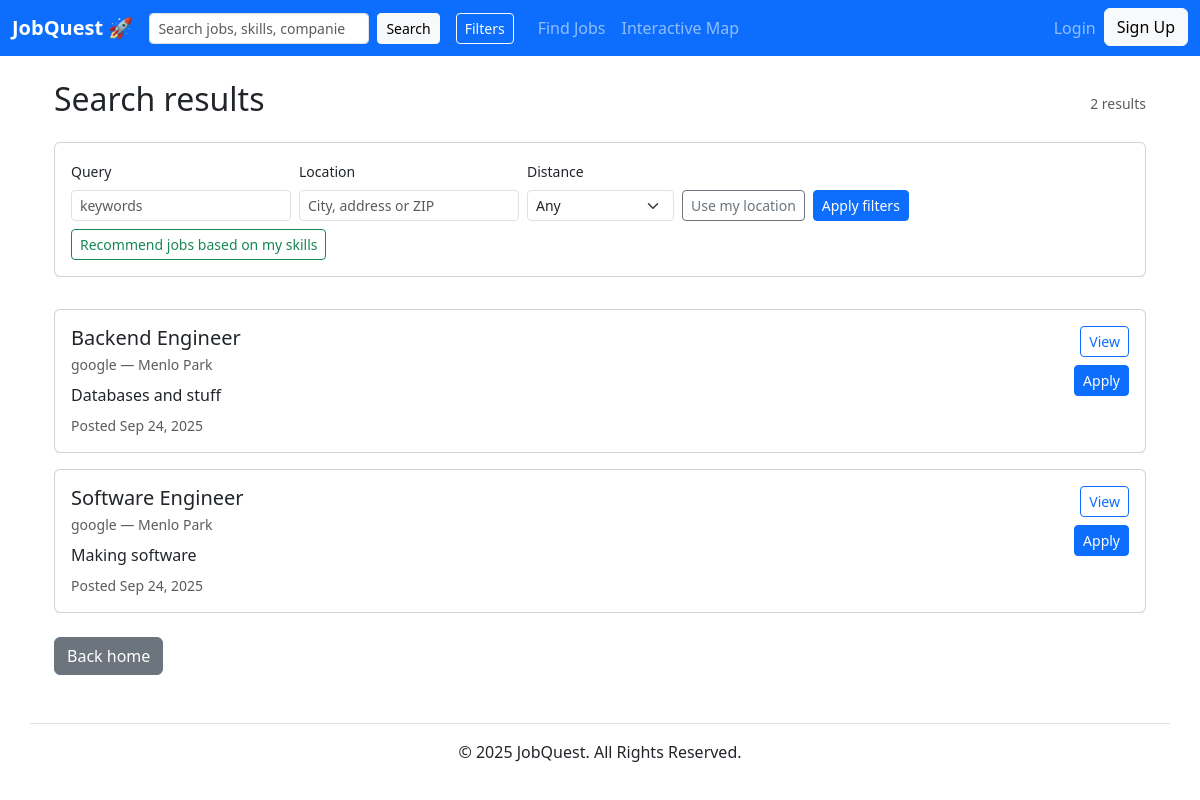
The app's page /search/, older data.
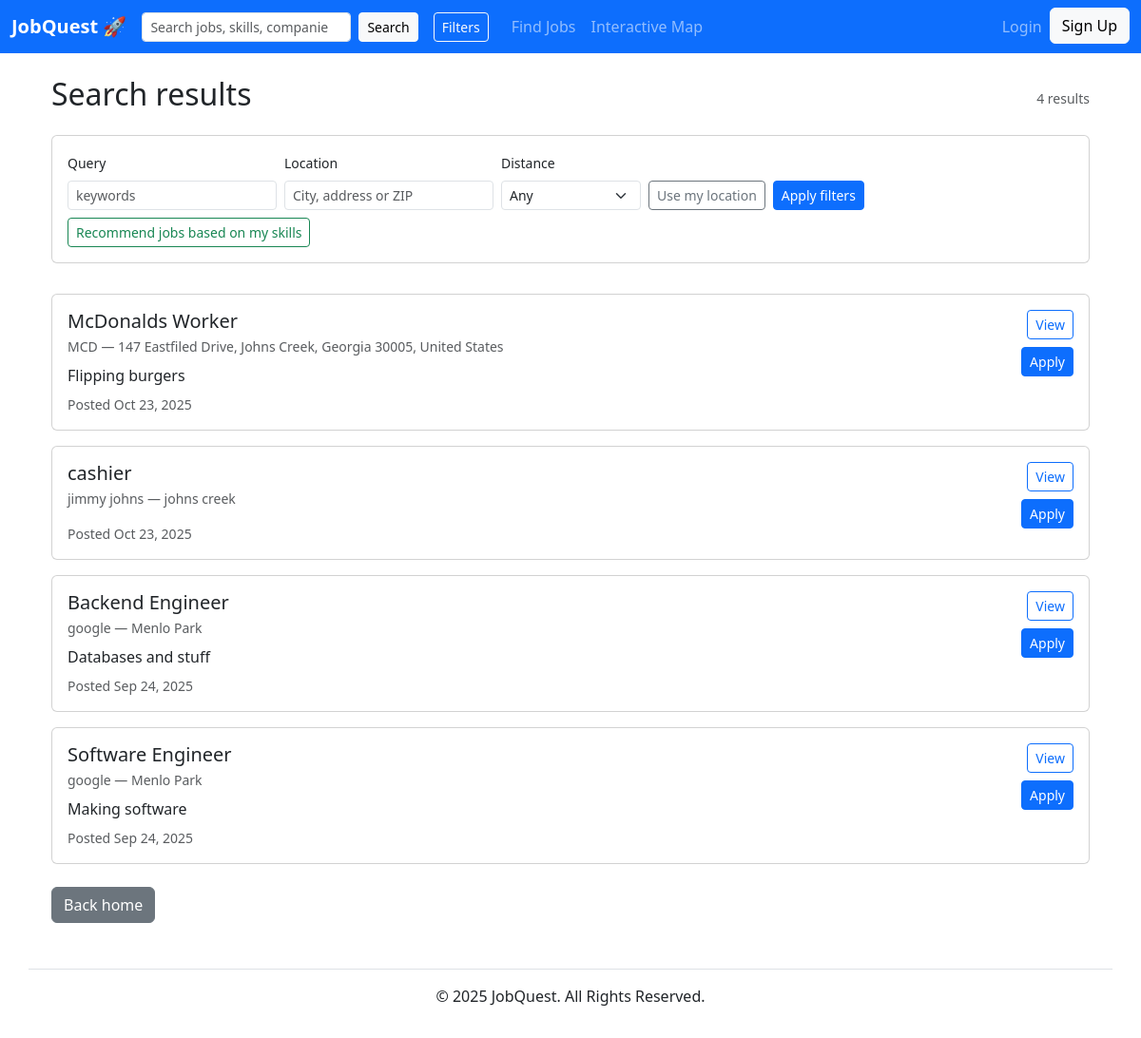
The same page, newer data.
### jobs/models.py (models this page shows, shortened)
class Job(models.Model):
	title = models.CharField(max_length=255)
	company = models.CharField(max_length=255, blank=True)
	location = models.CharField(max_length=255, blank=True)
	description = models.TextField(blank=True)
	posted_at = models.DateTimeField(default=timezone.now)
	latitude = models.FloatField(null=True, blank=True)
	longitude = models.FloatField(null=True, blank=True)
	salary_min = models.IntegerField(null=True, blank=True)
	salary_max = models.IntegerField(null=True, blank=True)
	VISA_CHOICES = [
		('none', 'None'),
		('sponsor', 'Sponsorship available'),
	]
	visa_sponsorship = models.CharField(max_length=32, choices=VISA_CHOICES, default='none')
	owner = models.ForeignKey(User, on_delete=models.CASCADE, related_name="jobs", null=True, blank=True)

### jobs/views.py (the view, shortened to what this page needs)
# urls.py: path('', views.search, name='search'),
def search(request):
    q = request.GET.get('q', '').strip()
    location = request.GET.get('location', '').strip()
    salary_min = request.GET.get('salary_min', '')
    salary_max = request.GET.get('salary_max', '')
    work_type = request.GET.get('work_type', '')
    visa = request.GET.get('visa_sponsorship', '')
    qs = Job.objects.all()
    radius = request.GET.get('radius', '').strip()
    lat = request.GET.get('lat', '').strip()
    lon = request.GET.get('lon', '').strip()
    try:
        radius_f = float(radius) if radius != '' else None
        lat_f = float(lat) if lat != '' else None
        lon_f = float(lon) if lon != '' else None
    except (ValueError, TypeError):
        radius_f = lat_f = lon_f = None
    context_jobs = qs
    if radius_f is None:
        if q:
            context_jobs = qs.filter(Q(title__icontains=q) | Q(company__icontains=q)).order_by('-posted_at')
        else:
            context_jobs = qs.order_by('-posted_at')
    context = {
        'q': q,
        'location': location,
        'salary_min': salary_min,
        'salary_max': salary_max,
        'work_type': work_type,
        'visa': visa,
        'jobs': context_jobs,
    }
    return render(request, 'jobs/search_results.html', context)

### accounts/context_processors.py (called while the page is built)
def user_profile(request):
    user = getattr(request, 'user', None)
    profile = None
    if user and user.is_authenticated:
        try:
            profile = user.profile
        except Exception:
            profile = None
    return {'user_profile': profile}

### jobs/templates/jobs/search_results.html (shortened to what this page needs)
{% extends 'base.html' %}
{% block content %}
<div class="container mt-4">
  <div class="d-flex justify-content-between align-items-center">
    <h2>Search results</h2>
    <div class="text-muted small">{{ jobs|length }} results</div>
  </div>
  <div class="card mt-3">
    <div class="card-body">
      <form id="filters-form" method="get" class="row gx-2 gy-2 align-items-end">
        <div class="col-auto">
          <label class="form-label small">Query</label>
          <input type="text" name="q" value="{{ q }}" class="form-control form-control-sm" placeholder="keywords">
        </div>
        <div class="col-auto">
          <label class="form-label small">Location</label>
          <div class="search-container">
            <input id="filter-location" type="text" name="location" value="{{ location }}" class="form-control form-control-sm" placeholder="City, address or ZIP" autocomplete="off">
          </div>
        </div>
        <div class="col-auto">
          <label class="form-label small">Distance</label>
          <select id="filter-radius" name="radius" class="form-select form-select-sm">
            <option value="">Any</option>
          </select>
        </div>
        <div class="col-auto">
          <button id="use-my-location-filter" class="btn btn-outline-secondary btn-sm">Use my location</button>
        </div>
        <div class="col-auto">
          <button type="submit" class="btn btn-primary btn-sm">Apply filters</button>
        </div>
        <div class="col-auto">
          <a href="{% url 'jobs:suggested_jobs' %}" class="btn btn-outline-success btn-sm">Recommend jobs based on my skills</a>
        </div>
      </form>
    </div>
  </div>
  {% if jobs %}
    <div class="row gy-3 mt-3">
      {% for job in jobs %}
        <div class="col-12">
          <div class="card">
            <div class="card-body d-flex justify-content-between align-items-start">
              <div>
                <h5 class="mb-1">{{ job.title }}</h5>
                <div class="text-muted small">{{ job.company }} — {{ job.location }}</div>
                <p class="mt-2 mb-0 text-truncate" style="max-height:3.6em; overflow:hidden;">{{ job.description }}</p>
                <div class="text-muted small mt-2">Posted {{ job.posted_at|date:"M d, Y" }}</div>
              </div>
              <div class="ms-3 d-flex flex-column align-items-end">
                <a href="{% url 'jobs:job_detail' job.pk %}" class="btn btn-outline-primary btn-sm mb-2">View</a>
                <a href="{% url 'jobs:apply' job.pk %}" class="btn btn-primary btn-sm">Apply</a>
              </div>
            </div>
          </div>
        </div>
      {% endfor %}
    </div>
  {% else %}
    <p class="text-muted mt-3">No jobs found matching your filters.</p>
  {% endif %}
  <div class="mt-4">
    <a href="/" class="btn btn-secondary">Back home</a>
  </div>
</div>
{% endblock %}

### linkedout/templates/base.html (shortened to what this page needs)
{% load static %}
<!DOCTYPE html>
<html lang="en">
<head>
    <link href="https://cdn.jsdelivr.net/npm/bootstrap@5.3.2/dist/css/bootstrap.min.css" rel="stylesheet">
</head>
<body>
    <nav class="navbar navbar-expand-lg navbar-dark bg-primary">
        <div class="container-fluid">
            <a class="navbar-brand fw-bold" href="/">JobQuest 🚀</a>
            <div class="collapse navbar-collapse" id="navbarNav">
                <ul class="navbar-nav me-auto mb-2 mb-lg-0 align-items-center">
                    {% if user.is_authenticated and user_profile and user_profile.is_recruiter %}
                    {% else %}
                    <li class="nav-item me-3">
                        <form class="d-flex" role="search" method="get" action="/search/">
                          <input class="form-control form-control-sm" type="search" placeholder="Search jobs, skills, companies" aria-label="Search" name="q">
                          <button class="btn btn-sm btn-light ms-2" type="submit">Search</button>
                        </form>
                    </li>
                    <li class="nav-item me-3">
                        <button class="btn btn-outline-light btn-sm" type="button" data-bs-toggle="offcanvas" data-bs-target="#filterOffcanvas" aria-controls="filterOffcanvas">Filters</button>
                    </li>
                    <li class="nav-item">
                        <a class="nav-link" href="{% url 'jobs:search' %}">Find Jobs</a> </li>
                    <li class="nav-item">
                        <a class="nav-link" href="{% url 'jobs:interactive_map' %}">Interactive Map</a> </li>
                    {% endif %}
                </ul>
                <ul class="navbar-nav">
                    {% if user.is_authenticated %}
                        {% if user_profile and user_profile.is_recruiter %}
                            <li class="nav-item"><a href="{% url 'jobs:post_job' %}" class="nav-link">Post a Job</a></li>
                            <li class="nav-item"><a href="{% url 'jobs:my_postings' %}" class="nav-link">My Postings</a></li>
                            <li class="nav-item"><a href="{% url 'accounts:saved_profiles' %}" class="nav-link">Saved Profiles</a></li>
                            <li class="nav-item"><a href="{% url 'accounts:find_applicants' %}" class="nav-link">Find Applicants</a></li>
                            <li class="nav-item"><a href="{% url 'jobs:recruiter_applications' %}" class="nav-link">My Applications</a></li>
                        {% else %}
                            <li class="nav-item"><a href="{% url 'jobs:my_applications' %}" class="nav-link">My Applications</a></li>
                            <li class="nav-item"><a href="#" class="nav-link">Recommendations</a></li>
                        {% endif %}
                        <li class="nav-item dropdown">
                            <a class="nav-link dropdown-toggle d-flex align-items-center" href="#" role="button" data-bs-toggle="dropdown" aria-expanded="false">
                                {% if user_profile and user_profile.avatar %}
                                    <img src="{{ user_profile.avatar.url }}" alt="avatar" class="rounded-circle me-2" style="width:36px; height:36px; object-fit:cover;">
                                {% else %}
                                    <span class="navbar-toggler-icon me-2"></span>
                                {% endif %}
                                <span class="d-none d-lg-inline">{{ user.username }}</span>
                            </a>
                            <ul class="dropdown-menu dropdown-menu-end">
                                <li><a class="dropdown-item" href="{% url 'accounts:profile_detail' user.username %}">My Profile</a></li>
                                <li><a class="dropdown-item" href="{% url 'accounts:messages_inbox' %}">Messages</a></li>
                                <li><a class="dropdown-item" href="{% url 'accounts:edit_profile' %}">Edit Profile</a></li>
                                <li><a class="dropdown-item" href="#">Settings</a></li>
                                                                <li><hr class="dropdown-divider"></li>
                                                                <li>
                                                                    <form method="post" action="{% url 'logout' %}" style="margin:0;">
                                                                        {% csrf_token %}
                                                                        <button type="submit" class="dropdown-item">Logout</button>
                                                                    </form>
                                                                </li>
                            </ul>
                        </li>
                    {% else %}
                        <li class="nav-item">
                            <a href="{% url 'login' %}" class="nav-link">Login</a>
                        </li>
                        <li class="nav-item">
                            <a href="{% url 'accounts:signup' %}" class="btn btn-light">Sign Up</a>
                        </li>
                    {% endif %}
                </ul>
            </div>
        </div>
    </nav>
    <main class="container mt-4">
        {% block content %}
        {% endblock %}
    </main>
    <footer class="container text-center mt-5 py-3 border-top">
        <p>&copy; {% now "Y" %} JobQuest. All Rights Reserved.</p>
    </footer>
</body>
</html>

### jobs/templates/jobs/search_results.html (style rules this page uses)
.search-container { position: relative; }

Row changes from the older to the newer data that the page shows:
added Job: title "McDonalds Worker", company "MCD", location "147 Eastfiled Drive, Johns Creek, Georgia 30005, United States", description "Flipping burgers", posted_at "Oct 23, 2025"
added Job: title "cashier", company "jimmy johns", location "johns creek", posted_at "Oct 23, 2025"
Text that changed along with them:
{{ jobs|length }}: "2" → "4"
